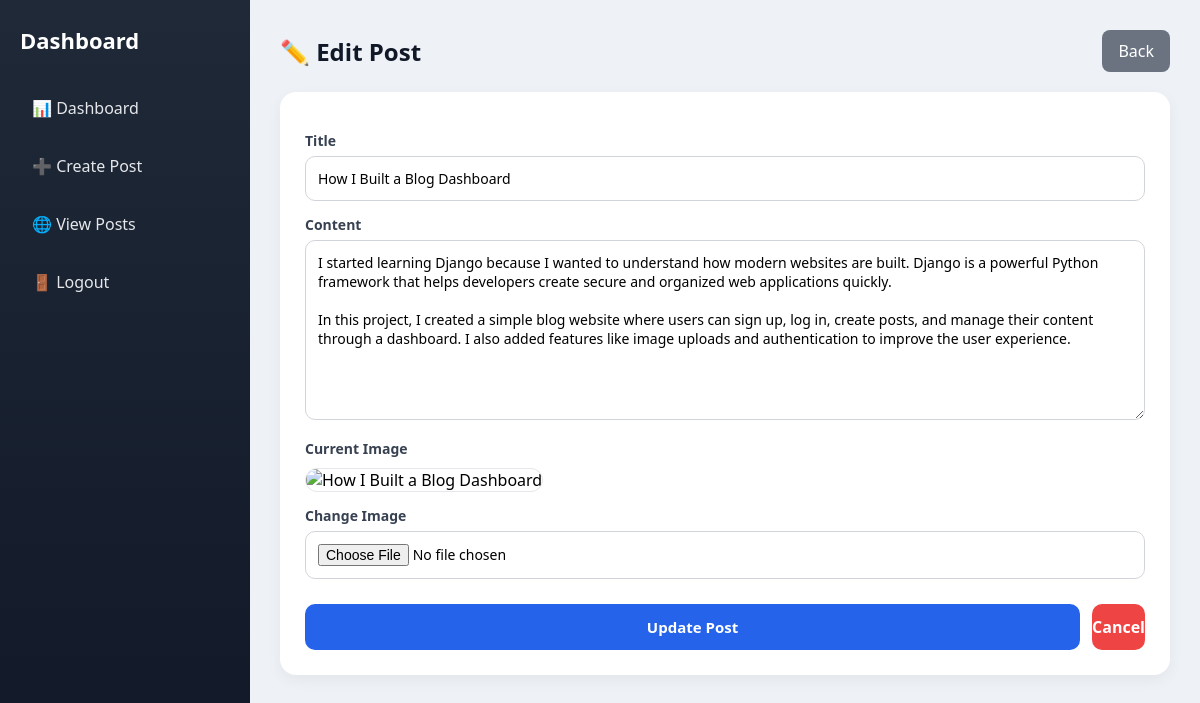
The page /dashboard/edit/7/ (signed in) on the database its author committed.
### blogapp/models.py (models this page shows, shortened)
class Post(models.Model):
    title = models.CharField(max_length=200)
    content = models.TextField()
    created_at = models.DateTimeField(auto_now_add=True)
    image = CloudinaryField('image', blank=True, null=True)
    author = models.ForeignKey(User, on_delete=models.CASCADE)

### blogapp/views.py (the view, shortened to what this page needs)
# urls.py: path("dashboard/edit/<int:id>/", views.edit_post, name="edit_post"),
@login_required
def edit_post(request, id):
    post = get_object_or_404(Post, id=id, author=request.user)
    return render(request, "dashboard/edit_post.html", {"post": post})

### blogapp/templates/dashboard/edit_post.html (shortened to what this page needs)
<!DOCTYPE html>
<html lang="en">
<head>
</head>
<body>
<div class="sidebar">
    <h1>Dashboard</h1>
    <ul class="menu">
        <li><a href="{% url 'dashboard' %}">📊 Dashboard</a></li>
        <li><a href="{% url 'create_post' %}">➕ Create Post</a></li>
        <li><a href="{% url 'post_list' %}">🌐 View Posts</a></li>
        <li><a href="{% url 'logout' %}">🚪 Logout</a></li>
    </ul>
</div>
<div class="main">
    <div class="topbar">
        <h2>✏️ Edit Post</h2>
        <a href="{% url 'dashboard' %}">Back</a>
    </div>
    <div class="card">
        <form method="post" enctype="multipart/form-data">
            <label>Title</label>
            <input type="text" name="title" value="{{ post.title }}" required>
            <label>Content</label>
            <textarea name="content" required>{{ post.content }}</textarea>
            <label>Current Image</label>
            <div class="preview">
                {% if post.image %}
                    <img src="{{ post.image.url }}" alt="{{ post.title }}">
                {% else %}
                    <p>No image uploaded</p>
                {% endif %}
            </div>
            <label>Change Image</label>
            <input type="file" name="image">
            <div class="actions">
                <button type="submit" class="save">Update Post</button>
                <a href="{% url 'dashboard' %}" class="cancel">Cancel</a>
            </div>
        </form>
    </div>
</div>
</body>
</html>

### blogapp/templates/dashboard/edit_post.html (style rules this page uses)
* { margin:0; padding:0; box-sizing:border-box; font-family:'Segoe UI', sans-serif; }
body { background:#eef2f7; display:flex; min-height:100vh; }
.sidebar { width:250px; min-height:100vh; background:linear-gradient(180deg,#1f2937,#111827); color:white; padding:25px 20px; position:sticky; top:0; }
.sidebar h1 { font-size:22px; margin-bottom:30px; }
.menu { list-style:none; }
.menu li { margin-bottom:12px; }
.menu a { text-decoration:none; color:#e5e7eb; display:block; padding:12px; border-radius:10px; transition:0.3s; }
.main { flex:1; padding:30px; }
.topbar { display:flex; justify-content:space-between; align-items:center; gap:15px; margin-bottom:20px; flex-wrap:wrap; }
.topbar h2 { font-size:24px; color:#111827; }
.topbar a { text-decoration:none; background:#6b7280; color:white; padding:10px 16px; border-radius:8px; transition:0.3s; }
.card { background:white; padding:25px; border-radius:16px; box-shadow:0 5px 15px rgba(0,0,0,0.05); }
label { display:block; margin-top:14px; margin-bottom:6px; font-size:14px; font-weight:600; color:#374151; }
input, textarea { width:100%; padding:12px; border:1px solid #d1d5db; border-radius:10px; outline:none; font-size:14px; transition:0.3s; }
textarea { min-height:180px; resize:vertical; }
.preview { margin-top:10px; }
.preview img { width:100%; max-width:250px; border-radius:12px; border:1px solid #e5e7eb; }
.actions { margin-top:25px; display:flex; gap:12px; }
button { flex:1; padding:13px; border:none; border-radius:10px; cursor:pointer; font-size:15px; font-weight:600; transition:0.3s; }
.save { background:#2563eb; color:white; }
.cancel { background:#ef4444; color:white; text-align:center; display:flex; align-items:center; justify-content:center; text-decoration:none; border-radius:10px; font-weight:600; transition:0.3s; }

### rows shown on the page
Post: title "How I Built a Blog Dashboard", content "I started learning Django because I wanted to understand how modern websites are built. Django is a powerful Python framework that helps developers create secure and organized web applications quickly. In this project, I created a simple blog website where users can sign up, log in, create posts, and manage their content through a dashboard. I also added features like image uploads and authentication to improve the user experience."
